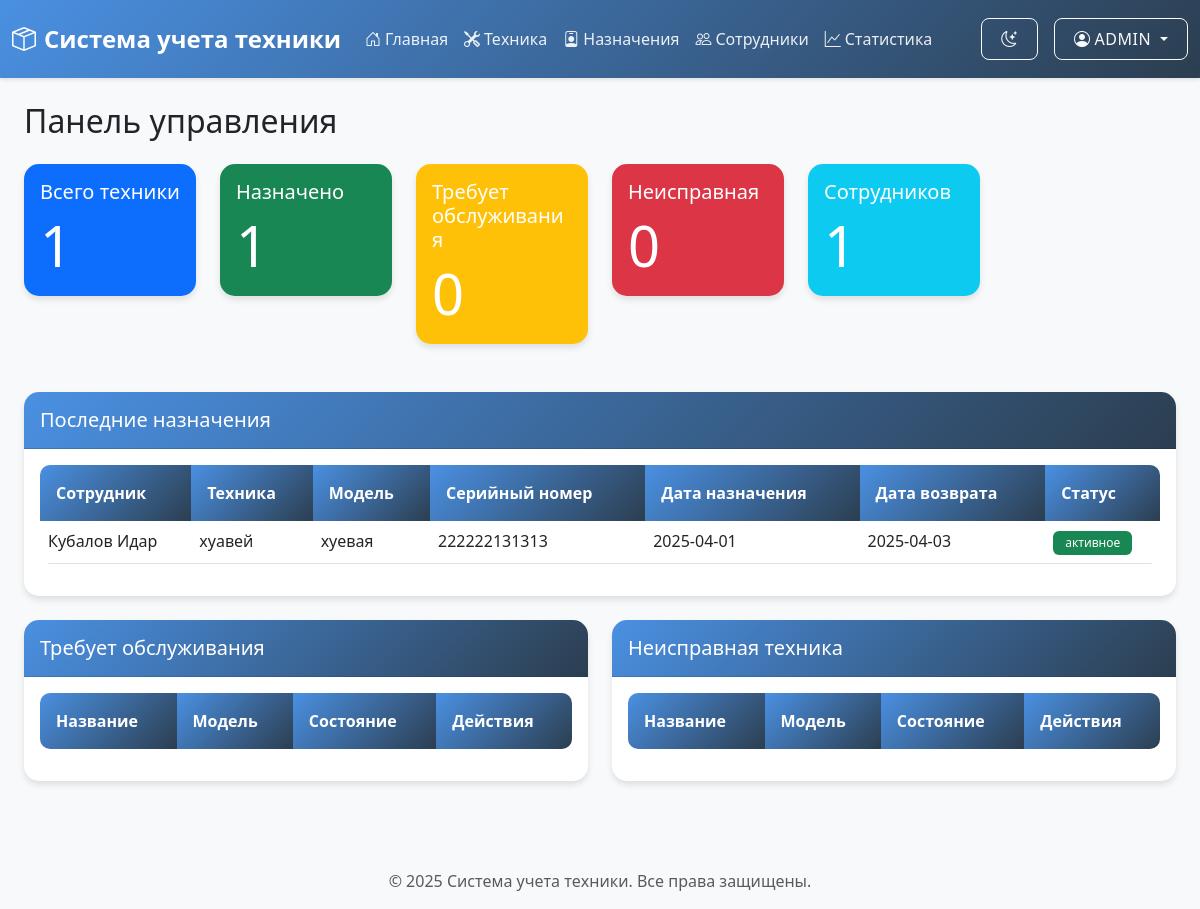
/ (signed in), run on the app's committed database.
### tables this page shows
CREATE TABLE пользователи (
            id INTEGER PRIMARY KEY AUTOINCREMENT,
            username TEXT UNIQUE NOT NULL,
            password TEXT NOT NULL,
            role TEXT NOT NULL
        );

CREATE TABLE назначения (
            id INTEGER PRIMARY KEY AUTOINCREMENT,
            сотрудник_id INTEGER NOT NULL,
            техника_id INTEGER NOT NULL,
            дата_назначения DATE NOT NULL,
            дата_возврата DATE,
            статус TEXT DEFAULT 'активное',
            причина_возврата TEXT,
            FOREIGN KEY (сотрудник_id) REFERENCES сотрудники (id),
            FOREIGN KEY (техника_id) REFERENCES техника (id)
        );

CREATE TABLE техника (
            id INTEGER PRIMARY KEY AUTOINCREMENT,
            название TEXT NOT NULL,
            модель TEXT,
            производитель TEXT,
            серийный_номер TEXT UNIQUE,
            дата_приобретения DATE,
            гарантийный_срок DATE,
            состояние TEXT DEFAULT 'рабочее',
            статус TEXT DEFAULT 'свободна',
            текущий_владелец_id INTEGER,
            дата_последнего_назначения DATE,
            дата_следующего_обслуживания DATE,
            FOREIGN KEY (текущий_владелец_id) REFERENCES сотрудники (id)
        );

### app.py (the view)
@app.route('/')
@login_required
def index():
    conn = get_db_connection()
    stats = {
        'total_equipment': conn.execute('SELECT COUNT(*) as count FROM техника').fetchone()['count'],
        'assigned_equipment': conn.execute('SELECT COUNT(*) as count FROM назначения WHERE статус = "активное"').fetchone()['count'],
        'maintenance_required': conn.execute('SELECT COUNT(*) as count FROM техника WHERE состояние = "требует обслуживания"').fetchone()['count'],
        'faulty_equipment': conn.execute('SELECT COUNT(*) as count FROM техника WHERE состояние = "неисправное"').fetchone()['count'],
        'total_employees': conn.execute('SELECT COUNT(*) as count FROM сотрудники').fetchone()['count']
    }
    recent_assignments = conn.execute('''
        SELECT н.*,
               с.фамилия || ' ' || с.имя || ' ' || с.отчество as employee_name,
               т.название as equipment_name,
               т.модель,
               т.серийный_номер
        FROM назначения н
        JOIN сотрудники с ON н.сотрудник_id = с.id
        JOIN техника т ON н.техника_id = т.id
        ORDER BY н.дата_назначения DESC
        LIMIT 5
    ''').fetchall()
    maintenance_required = conn.execute('''
        SELECT название as name, модель as model, состояние as status
        FROM техника
        WHERE состояние = "требует обслуживания"
        LIMIT 5
    ''').fetchall()
    faulty_equipment = conn.execute('''
        SELECT название as name, модель as model, состояние as status
        FROM техника
        WHERE состояние = "неисправное"
        LIMIT 5
    ''').fetchall()
    conn.close()
    return render_template('index.html',
                         stats=stats,
                         recent_assignments=recent_assignments,
                         maintenance_required=maintenance_required,
                         faulty_equipment=faulty_equipment)

### app.py (called while the page is built)
@login_manager.user_loader
def load_user(user_id):
    conn = get_db_connection()
    user = conn.execute('SELECT * FROM пользователи WHERE id = ?', (user_id,)).fetchone()
    conn.close()
    if user:
        return User(user['id'], user['username'], user['role'])
    return None

### models.py (called while the page is built)
def get_db_connection():
    conn = sqlite3.connect(Config.DATABASE_PATH)
    conn.row_factory = sqlite3.Row
    return conn

### templates/index.html (shortened to what this page needs)
{% extends "base.html" %}
{% block content %}
<div class="container-fluid">
    <h2 class="mb-4">Панель управления</h2>
    <div class="row">
        <div class="col-md-2 mb-4">
            <div class="card bg-primary text-white">
                <div class="card-body">
                    <h5 class="card-title">Всего техники</h5>
                    <p class="card-text display-4">{{ stats.total_equipment }}</p>
                </div>
            </div>
        </div>
        <div class="col-md-2 mb-4">
            <div class="card bg-success text-white">
                <div class="card-body">
                    <h5 class="card-title">Назначено</h5>
                    <p class="card-text display-4">{{ stats.assigned_equipment }}</p>
                </div>
            </div>
        </div>
        <div class="col-md-2 mb-4">
            <div class="card bg-warning text-white">
                <div class="card-body">
                    <h5 class="card-title">Требует обслуживания</h5>
                    <p class="card-text display-4">{{ stats.maintenance_required }}</p>
                </div>
            </div>
        </div>
        <div class="col-md-2 mb-4">
            <div class="card bg-danger text-white">
                <div class="card-body">
                    <h5 class="card-title">Неисправная</h5>
                    <p class="card-text display-4">{{ stats.faulty_equipment }}</p>
                </div>
            </div>
        </div>
        <div class="col-md-2 mb-4">
            <div class="card bg-info text-white">
                <div class="card-body">
                    <h5 class="card-title">Сотрудников</h5>
                    <p class="card-text display-4">{{ stats.total_employees }}</p>
                </div>
            </div>
        </div>
    </div>
    <div class="card mb-4">
        <div class="card-header">
            <h5 class="card-title mb-0">Последние назначения</h5>
        </div>
        <div class="card-body">
            <div class="table-responsive">
                <table class="table table-hover">
                    <thead>
                        <tr>
                            <th>Сотрудник</th>
                            <th>Техника</th>
                            <th>Модель</th>
                            <th>Серийный номер</th>
                            <th>Дата назначения</th>
                            <th>Дата возврата</th>
                            <th>Статус</th>
                        </tr>
                    </thead>
                    <tbody>
                        {% for assignment in recent_assignments %}
                        <tr>
                            <td>{{ assignment.employee_name }}</td>
                            <td>{{ assignment.equipment_name }}</td>
                            <td>{{ assignment.модель }}</td>
                            <td>{{ assignment.серийный_номер }}</td>
                            <td>{{ assignment.дата_назначения }}</td>
                            <td>{{ assignment.дата_возврата or '-' }}</td>
                            <td>
                                <span class="badge {% if assignment.статус == 'активное' %}bg-success
                                                  {% else %}bg-secondary{% endif %}"
                                      data-bs-toggle="tooltip"
                                      data-bs-placement="top"
                                      title="{% if assignment.статус == 'активное' %}Техника в пользовании
                                             {% else %}Техника возвращена{% endif %}">
                                    {{ assignment.статус }}
                                </span>
                            </td>
                        </tr>
                        {% endfor %}
                    </tbody>
                </table>
            </div>
        </div>
    </div>
    <div class="row">
        <div class="col-md-6 mb-4">
            <div class="card">
                <div class="card-header">
                    <h5 class="card-title mb-0">Требует обслуживания</h5>
                </div>
                <div class="card-body">
                    <div class="table-responsive">
                        <table class="table">
                            <thead>
                                <tr>
                                    <th>Название</th>
                                    <th>Модель</th>
                                    <th>Состояние</th>
                                    <th>Действия</th>
                                </tr>
                            </thead>
                        </table>
                    </div>
                </div>
            </div>
        </div>
        <div class="col-md-6 mb-4">
            <div class="card">
                <div class="card-header">
                    <h5 class="card-title mb-0">Неисправная техника</h5>
                </div>
                <div class="card-body">
                    <div class="table-responsive">
                        <table class="table">
                            <thead>
                                <tr>
                                    <th>Название</th>
                                    <th>Модель</th>
                                    <th>Состояние</th>
                                    <th>Действия</th>
                                </tr>
                            </thead>
                        </table>
                    </div>
                </div>
            </div>
        </div>
    </div>
</div>
{% endblock %}

### templates/base.html (shortened to what this page needs)
<!DOCTYPE html>
<html lang="ru" data-bs-theme="light">
<head>
    <link href="https://cdn.jsdelivr.net/npm/bootstrap@5.3.0/dist/css/bootstrap.min.css" rel="stylesheet">
    <link rel="stylesheet" href="https://cdn.jsdelivr.net/npm/bootstrap-icons@1.7.2/font/bootstrap-icons.css">
    <link rel="stylesheet" href="{{ url_for('static', filename='css/style.css') }}">
</head>
<body>
    <nav class="navbar navbar-expand-lg navbar-dark bg-dark">
        <div class="container-fluid">
            <a class="navbar-brand" href="{{ url_for('index') }}">
                <i class="bi bi-box-seam me-2"></i>Система учета техники
            </a>
            <div class="collapse navbar-collapse" id="navbarNav">
                <ul class="navbar-nav me-auto">
                    <li class="nav-item">
                        <a class="nav-link" href="{{ url_for('index') }}">
                            <i class="bi bi-house-door me-1"></i>Главная
                        </a>
                    </li>
                    <li class="nav-item">
                        <a class="nav-link" href="{{ url_for('equipment') }}">
                            <i class="bi bi-tools me-1"></i>Техника
                        </a>
                    </li>
                    <li class="nav-item">
                        <a class="nav-link" href="{{ url_for('assignments') }}">
                            <i class="bi bi-person-badge me-1"></i>Назначения
                        </a>
                    </li>
                    <li class="nav-item">
                        <a class="nav-link" href="{{ url_for('employees') }}">
                            <i class="bi bi-people me-1"></i>Сотрудники
                        </a>
                    </li>
                    <li class="nav-item">
                        <a class="nav-link" href="{{ url_for('statistics') }}">
                            <i class="bi bi-graph-up me-1"></i>Статистика
                        </a>
                    </li>
                </ul>
                <div class="d-flex align-items-center gap-3">
                    <button class="btn btn-outline-light theme-toggle">
                        <i class="bi bi-moon-stars"></i>
                    </button>
                    <div class="dropdown">
                        <button class="btn btn-outline-light dropdown-toggle" type="button" id="userDropdown" data-bs-toggle="dropdown">
                            <i class="bi bi-person-circle me-1"></i>{{ current_user.username }}
                        </button>
                    </div>
                </div>
            </div>
        </div>
    </nav>
    <div class="container-fluid py-4">
        {% block content %}{% endblock %}
    </div>
    <footer class="footer mt-auto py-3 bg-light">
        <div class="container text-center">
            <span class="text-muted">© 2025 Система учета техники. Все права защищены.</span>
        </div>
    </footer>
</body>
</html>

### static/css/style.css (style rules this page uses)
:root { --primary-color: #4a90e2; --secondary-color: #2c3e50; --success-color: #2ecc71; --warning-color: #f1c40f; --danger-color: #e74c3c; --light-color: #ecf0f1; --dark-color: #34495e; --transition-speed: 0.3s; --background-color: #ffffff; --text-color: #333333; --card-bg: #ffffff; --border-color: #e0e0e0; }
body { background-color: #f8f9fa; font-family: 'Segoe UI', Tahoma, Geneva, Verdana, sans-serif; }
.navbar { background: linear-gradient(135deg, var(--primary-color), var(--secondary-color)); box-shadow: 0 2px 4px rgba(0,0,0,0.1); padding: 1rem 0; }
.navbar-brand { font-weight: 600; font-size: 1.5rem; color: white !important; transition: transform var(--transition-speed); }
.nav-link { color: rgba(255,255,255,0.9) !important; transition: all var(--transition-speed); position: relative; }
.nav-link::after { content: ''; position: absolute; width: 0; height: 2px; bottom: 0; left: 0; background-color: white; transition: width var(--transition-speed); }
.card { border: none; border-radius: 15px; box-shadow: 0 4px 6px rgba(0,0,0,0.1); transition: transform var(--transition-speed), box-shadow var(--transition-speed); background: white; margin-bottom: 1.5rem; }
.card-header { background: linear-gradient(135deg, var(--primary-color), var(--secondary-color)); color: white; border-radius: 15px 15px 0 0 !important; padding: 1rem; }
.btn { border-radius: 8px; padding: 0.5rem 1.2rem; transition: all var(--transition-speed); font-weight: 500; text-transform: uppercase; letter-spacing: 0.5px; }
.table { border-radius: 10px; overflow: hidden; }
.table thead th { background: linear-gradient(135deg, var(--primary-color), var(--secondary-color)); color: white; border: none; padding: 1rem; }
.table tbody tr { transition: background-color var(--transition-speed); }
.badge { padding: 0.5em 1em; border-radius: 6px; font-weight: 500; transition: transform var(--transition-speed); }

### data on the page
пользователи: username "ADMIN"
назначения: employee_name "Кубалов Идар", equipment_name "хуавей", модель "хуевая", серийный_номер "222222131313", дата_назначения "2025-04-01", дата_возврата "2025-04-03", статус "активное"

### other printed values
{{ stats.total_equipment }} "1"
{{ stats.assigned_equipment }} "1"
{{ stats.maintenance_required }} "0"
{{ stats.faulty_equipment }} "0"
{{ stats.total_employees }} "1"
